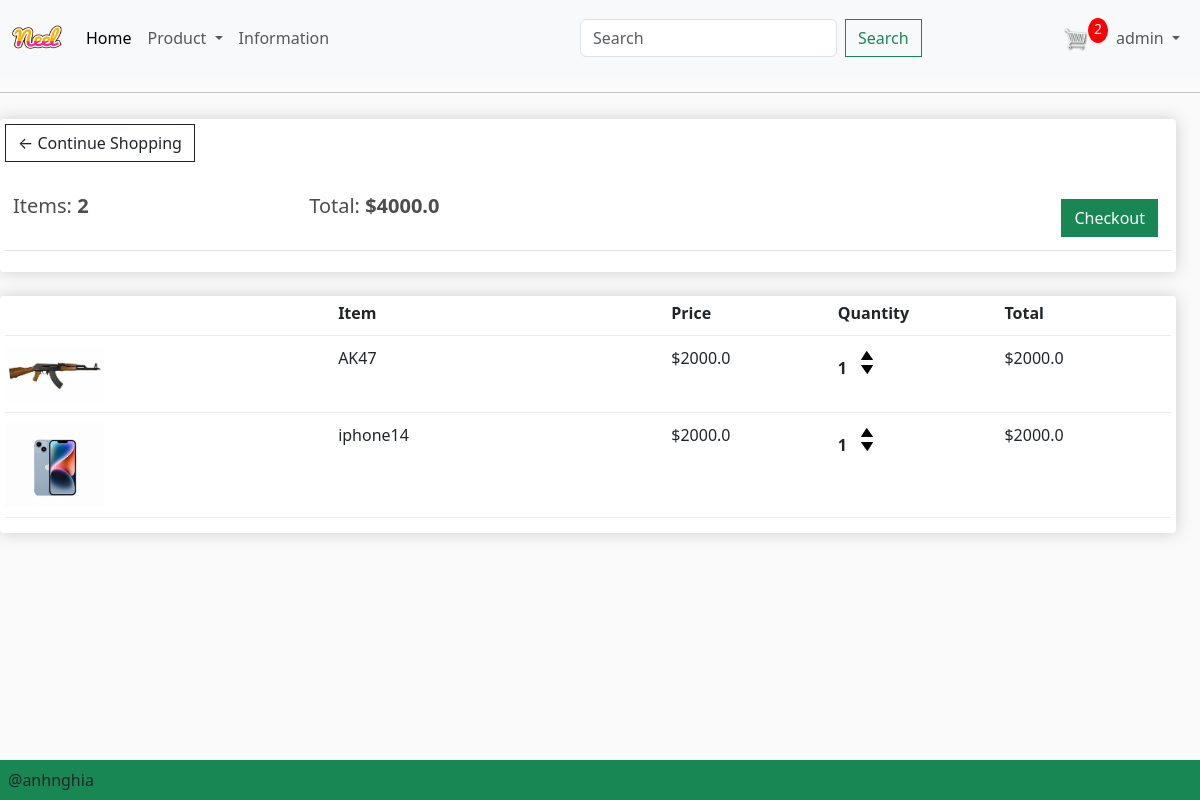
The app's page /cart/ (signed in) with its own data.
### app/models.py (models this page shows, shortened)
class Order(models.Model):
    customer = models.ForeignKey(User, on_delete=models.SET_NULL, null=True, blank=True)
    date_order = models.DateTimeField(auto_now_add=True)
    complete = models.BooleanField(default=False, null=True, blank=False)
    transaction_id = models.CharField(max_length=200, null=True)
    @property
    def get_cart_items(self):
        orderitems = self.orderitem_set.all()
        total = sum([item.quantity for item in orderitems])
        return total
    @property
    def get_cart_total(self):
        orderitems = self.orderitem_set.all()
        total = sum([item.get_total for item in orderitems])
        return total

class OrderItem(models.Model):
    product = models.ForeignKey(Product, on_delete=models.SET_NULL, null=True, blank=True)
    order = models.ForeignKey(Order, on_delete=models.SET_NULL, null=True, blank=True)
    quantity = models.IntegerField(default=0, null=True, blank=True)
    date_add = models.DateTimeField(auto_now_add=True)
    @property
    def get_total(self):
        total = self.product.price * self.quantity
        return total

class Product(models.Model):
    category = models.ManyToManyField(Category, related_name='product')
    name = models.CharField(max_length=200, null=True)
    price = models.FloatField()
    digital = models.BooleanField(default=False, null=True, blank=False)
    image = models.ImageField(null=True, blank=True)
    detail = models.TextField(null=True, blank=True)
    @property
    def imageUrl(self):
        try:
            url = self.image.url
        except:
            url = ''
        return url

### app/views.py (the view)
# urls.py: path('cart/', views.cart, name="cart"),
def cart(request):
    if request.user.is_authenticated:
        customer = request.user
        order, created = Order.objects.get_or_create(customer =customer, complete = False)
        items = order.orderitem_set.all()
        cartItems = order.get_cart_items
        user_not_login = "hidden"
        user_login = "show"
    else:
        items = []
        order = {'get_cart_items':0,'get_cart_total':0}
        cartItems = order['get_cart_items']
        user_not_login = "show"
        user_login = "hidden"
    categories = Category.objects.filter(is_sub = False)
    context = {'categories': categories,'items':items, 'order' :order,'cartItems':cartItems,'user_not_login':user_not_login,'user_login':user_login}
    return render(request, 'app/cart.html', context)

### app/templates/app/cart.html
{% extends 'app/base.html' %} {% load static %} {% block cart_content %}
<div class="row" style="width: 100%">
  <div class="col-lg-12">
    <div class="box-element">
      <a class="btn btn-outline-dark" href="{% url 'home' %}"
        >&#x2190; Continue Shopping</a
      >
      <br />
      <br />
      <table class="table">
        <tr>
          <th>
            <h5>Items: <strong>{{order.get_cart_items}}</strong></h5>
          </th>
          <th>
            <h5>Total:<strong> ${{order.get_cart_total}}</strong></h5>
          </th>
          <th>
            <a
              style="float: right; margin: 5px"
              class="btn btn-success"
              href="{% url 'checkout' %}"
              >Checkout</a
            >
          </th>
        </tr>
      </table>
    </div>
    <br />
    <div class="box-element">
      <div class="cart-row">
        <div style="flex: 2"></div>
        <div style="flex: 2"><strong>Item</strong></div>
        <div style="flex: 1"><strong>Price</strong></div>
        <div style="flex: 1"><strong>Quantity</strong></div>
        <div style="flex: 1"><strong>Total</strong></div>
      </div>
      {% for item in items %}
      <div class="cart-row">
        <div style="flex: 2">
          <img class="row-image" src="{{item.product.imageUrl}}" />
        </div>
        <div style="flex: 2"><p>{{item.product.name}}</p></div>
        <div style="flex: 1"><p>${{item.product.price}}</p></div>
        <div style="flex: 1">
          <p class="quantity">{{item.quantity}}</p>
          <div class="quantity">
            <img
              data-product="{{item.product.id}}"
              data-action="add"
              class="chg-quantity update-cart"
              src="{% static  'app/images/arrow-up.png' %}"
            />
            <img
              data-product="{{item.product.id}}"
              data-action="remove"
              class="chg-quantity update-cart"
              src="{% static  'app/images/arrow-down.png' %}"
            />
          </div>
        </div>
        <div style="flex: 1">
          <p>${{item.get_total}}</p>
        </div>
      </div>
      {% endfor %}
    </div>
  </div>
</div>
{% endblock cart_content %}

### app/templates/app/base.html (shortened to what this page needs)
{% load static %}
<!DOCTYPE html>
<html>
  <head>
    <link
      href="https://cdn.jsdelivr.net/npm/bootstrap@5.3.2/dist/css/bootstrap.min.css"
      rel="stylesheet"
    />
    <link href="{%static 'app/css/style.css'%}" rel="stylesheet" />
    <link href="{%static 'app/css/owl.carousel.min.css'%}" rel="stylesheet" />
    <link href="{%static 'app/css/all.min.css'%}" rel="stylesheet" />
    <link href="{%static 'app/css/main.css'%}" rel="stylesheet" />
    <link rel="stylesheet" href="" />
  </head>
  <body>
    <nav class="navbar navbar-expand-lg bg-body-tertiary">
      <div class="container-fluid">
        <a class="navbar-brand" href="{% url "home" %}">
          <img src = "{% static "app/images/Neel.png" %}" width ="50" height
          ="50"/>
        </a>
        <div class="collapse navbar-collapse" id="navbarSupportedContent">
          <ul class="navbar-nav me-auto mb-2 mb-lg-0">
            <li class="nav-item">
              <a class="nav-link active" aria-current="page" href="{% url "home" %}">Home</a>
            </li>
            <li class="nav-item dropdown">
              <a
                class="nav-link dropdown-toggle"
                href="#"
                role="button"
                data-bs-toggle="dropdown"
                aria-expanded="false"
              >
                Product
              </a>
            </li>
            <li class="nav-item">
              <a class="nav-link" href="#">Information</a>
            </li>
          </ul>
          <form class="d-flex" role="search" method = POST  action =" {% url 'search' %}">
            <input
              class="form-control me-2"
              type="search"
              placeholder="Search"
              aria-label="Search"
              name = "searched"
            />
            <button class="btn btn-outline-success" type="submit">
              Search
            </button>
          </form>
        </div>
        <ul class="navbar-nav me-auto mb-2 mb-lg-0">
        </ul>
        <div class = 'form-inline my-2 my-lg-0' style = 'visibility: {{user_login}}' >
          <a href="{% url "cart" %}">
            <img  id="cart-icon" src = "{% static "app/images/cart.png" %}"/>
          </a>
        </div>
        <div class = 'form-inline my-2 my-lg-0' style = 'visibility: {{user_login}}' >
          <p id='cart-total'>{{cartItems}}</p>
        </div>
        <ul class="navbar-nav me-auto mb-2 mb-lg-0" style = 'visibility: {{user_login}}' >
          <li class="nav-item dropdown">
            <a
              class="nav-link dropdown-toggle"
              href="#"
              role="button"
              data-bs-toggle="dropdown"
              aria-expanded="false"
            >
            {{request.user}}
            </a>
          </li>
        </ul>
      </div>
    </nav>
    <hr>
    {% block cart_content %}{% endblock cart_content %}
    <br />
    <br />
    <footer
      class="container--fluid bg-success test-center fixed-bottom p-2 mt-5"
    >
      @anhnghia
    </footer>
  </body>
</html>

### app/static/app/css/main.css (style rules this page uses)
body { background-color: hsl(0, 0%, 98%); }
h1,h2,h3,h4,h5,h6 { color:hsl(0, 0%, 30%); }
.box-element { box-shadow:hsl(0, 0%, 80%) 0 0 16px; background-color: #fff; border-radius: 4px; padding: 5px; }
#cart-icon { width:25px; display: inline-block; margin-left: 15px; }
#cart-total { display: block; text-align: center; color:#fff; background-color: red; width: 20px; height: 25px; border-radius: 50%; font-size: 14px; }
.col-lg-3, .col-lg-4, .col-lg-6, .col-lg-8, .col-lg-12 { margin-top: 10px; }
.btn { border-radius: 0; }
.row-image { width: 100px; }
.cart-row { display: flex; align-items: flex-stretch; padding-bottom: 10px; margin-bottom: 10px; border-bottom: 1px solid #ececec; }
.quantity { display: inline-block; font-weight: 700; padding-right:10px; }
.chg-quantity { width: 12px; cursor: pointer; display: block; margin-top: 5px; transition:.1s; }

### records on screen
Order: get_cart_items "2", get_cart_total "4000.0"
OrderItem: product.imageUrl (picture), product.name "AK47", product.price "2000.0", quantity "1", get_total "2000.0"
OrderItem: product.imageUrl (picture), product.name "iphone14", product.price "2000.0", quantity "1", get_total "2000.0"

### other values on screen
{{ cartItems }} "2"
{{ request.user }} "admin"
